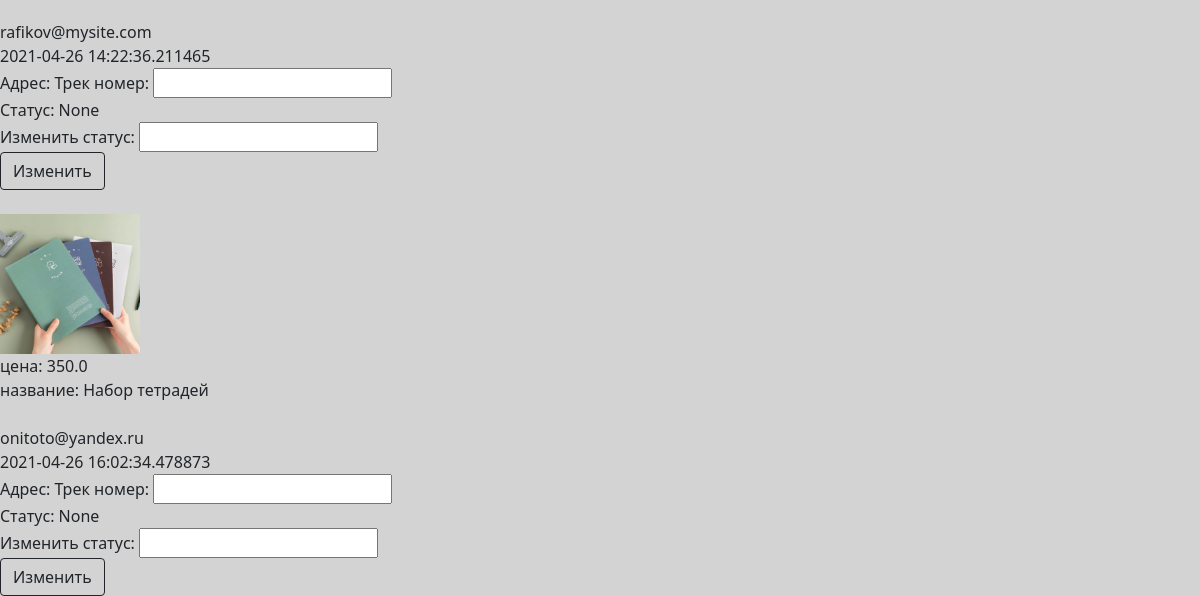
/admin85367/panel (signed in, lower part), run on an earlier commit of the app's database.
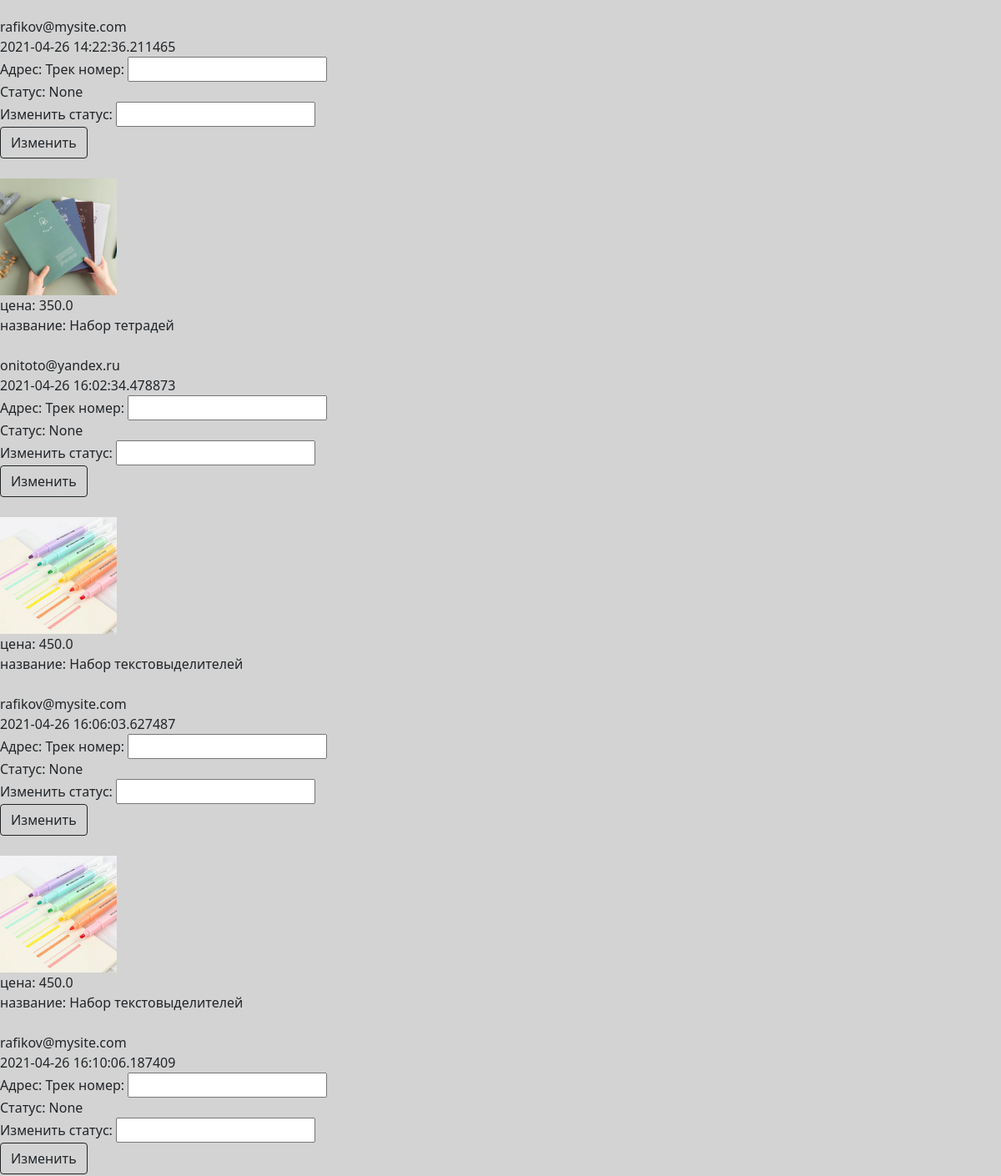
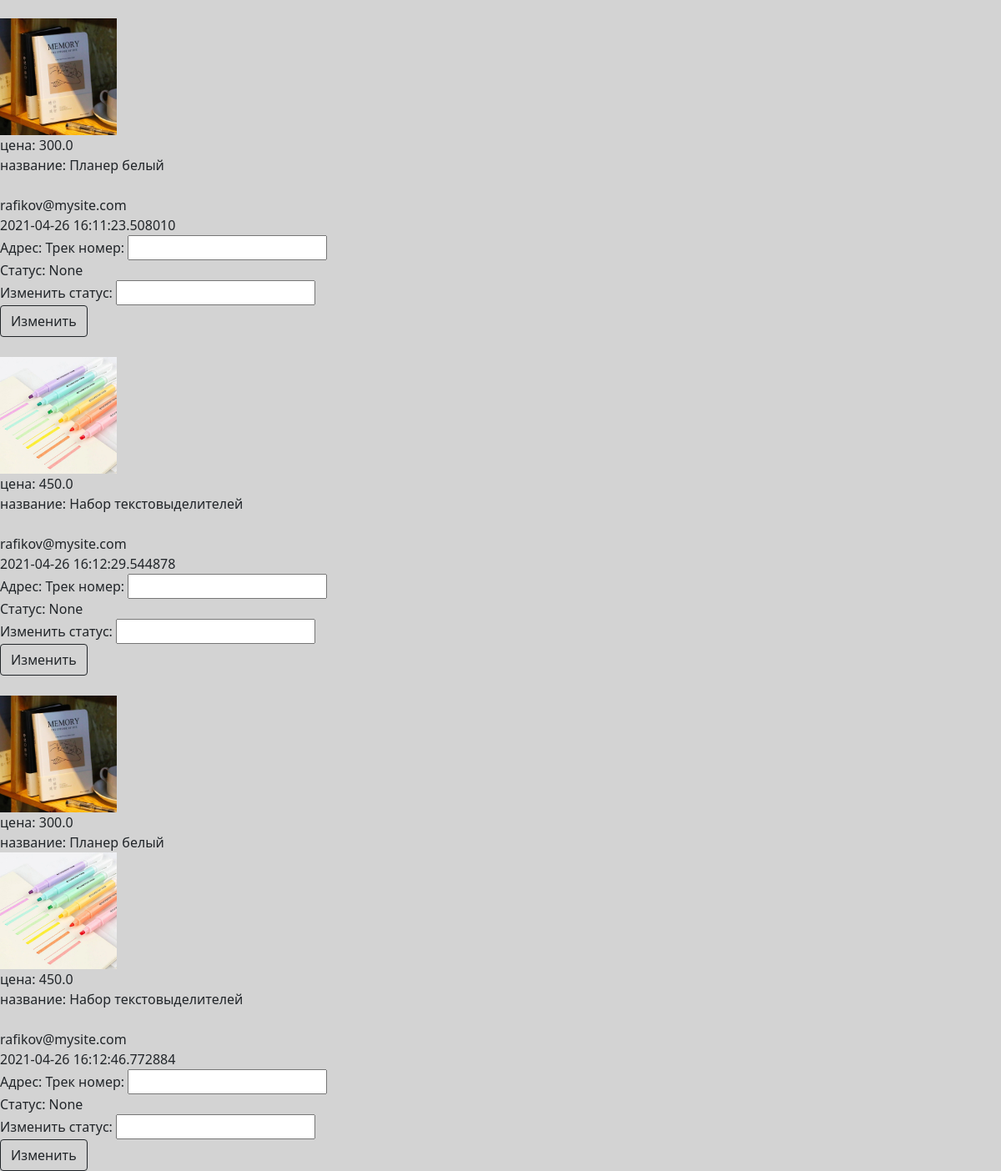
And on a later commit of the database (2 pictures, top to bottom).
### main.py (models this page shows)
class Orders(db.Model):  # таблица заказов
    id = db.Column(db.Integer, primary_key=True, autoincrement=True)  # номер заказа
    id_of_user = db.Column(db.Integer,  db.ForeignKey("users.id"))  # id заказчика из таблицы пользователей
    address = db.Column(db.String(200), nullable=True)  # адрес доставки
    email = db.Column(db.String(30), index=True, nullable=True)  # почта пользователя
    track_num = db.Column(db.String(30), nullable=True)  # трек номер
    comment_of_user = db.Column(db.String(200), nullable=True)  # комментарий заказчика
    comment_of_sender = db.Column(db.String(200), nullable=True)  # комментарий отправителя
    status = db.Column(db.String(30), nullable=True)  # статус заказа
    created_date = db.Column(db.DateTime,
                default=datetime.datetime.now)   # дата создания
    item = db.Column(db.String(300), index=True, nullable=True)   # товары

class Items(db.Model):  # таблица со всеми товарами
    id = db.Column(db.Integer, primary_key=True, autoincrement=True)
    name = db.Column(db.String(100), nullable=True)   # название товара
    description = db.Column(db.Text, nullable=True)  # описание
    photo_url = db.Column(db.Text, nullable=True)  # ссылка на фотографию
    count = db.Column(db.Integer, nullable=True)  # количество товара на складе
    price = db.Column(db.Float, nullable=True)   # стоимость 1 единицы товара

### main.py (the view)
    @app.route('/admin85367/panel', methods=['POST', 'GET'])  # админская панель - главная страница
    def panel():
        if request.method == 'GET':
            if 'admin' in session.keys() and session['admin'] == '4891nimda':  # проверка авторизации(на всякий)
                return render_template('panel.html', title='Панель',
                                        css_file='panel.css', orders=Orders.query.all(), Items=Items)
            else:
                return redirect('/admin85367')
        elif request.method == "POST":
            order = Orders.query.filter(Orders.id == request.form["id"]).first()
            order.track_num = request.form['track_num']
            db.session.commit()
            return redirect('/admin85367/panel')

### templates/panel.html (shortened to what this page needs)
{% extends "admin_base.html" %}
{% block content %}
{% if orders %}
{% for order in orders %}
<div>
    <form method="post">
    {% for i in order.item.split(';') %}
        <br><img src="/{{ Items.query.filter(Items.id == i.split(',')[0]).all()[0].photo_url }}" width="140px" height="140px">
        <br>
        <a>цена: {{ Items.query.filter(Items.id == i.split(',')[0]).all()[0].price }}</a>
        <br>
        <a>название: {{ Items.query.filter(Items.id == i.split(',')[0]).all()[0].name }}</a>
    {% endfor %}
    <br><br>
    <a>{{ order.email }}</a><br>
    <a>{{ order.created_date }}</a><br>
    <a>Адрес: {{ order.address }}</a>
    {% if order.track_num %}
        <a>Трек номер: {{ order.track_num }}</a><br>
    {% else %}
        <a>Трек номер: <input name='track_num'></a><br>
    {% endif %}
    <a>Статус: {{ order.status }}</a><br>
    <a>Изменить статус: <input name='updatestatus'></a><br>
    <button class="w-10 btn btn-outline-dark" type="submit">Изменить</button>
    </form>
</div>
{% endfor %}
{% else %}
<h3>История заказов пуста</h3>
{% endif %}
{% endblock %}

What changed in the data, as far as the page shows it:
added Orders: query.filter (picture), query.filter "450.0", query.filter "Набор текстовыделителей", email "rafikov@mysite.com", created_date "2021-04-26 16:06:03.627487", status "None"
added Orders: query.filter (picture), query.filter "450.0", query.filter "Набор текстовыделителей", email "rafikov@mysite.com", created_date "2021-04-26 16:10:06.187409", status "None"
added Orders: query.filter (picture), query.filter "300.0", query.filter "Планер белый", email "rafikov@mysite.com", created_date "2021-04-26 16:11:23.508010", status "None"
added Orders: query.filter (picture), query.filter "450.0", query.filter "Набор текстовыделителей", email "rafikov@mysite.com", created_date "2021-04-26 16:12:29.544878", status "None"
added Orders: query.filter (picture), email "rafikov@mysite.com", created_date "2021-04-26 16:12:46.772884", status "None"
now on this page (row edited): Items: query.filter "300.0", query.filter "Планер белый"
now on this page (row edited): Items: query.filter "450.0", query.filter "Набор текстовыделителей"
